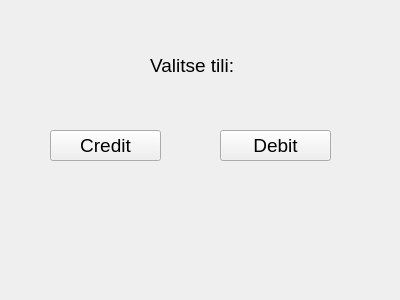
<?xml version="1.0" encoding="UTF-8"?>
<ui version="4.0">
 <class>creditdebit</class>
 <widget class="QWidget" name="creditdebit">
  <property name="geometry">
   <rect>
    <x>0</x>
    <y>0</y>
    <width>400</width>
    <height>300</height>
   </rect>
  </property>
  <property name="windowTitle">
   <string>Form</string>
  </property>
  <widget class="QLabel" name="label">
   <property name="geometry">
    <rect>
     <x>150</x>
     <y>50</y>
     <width>101</width>
     <height>31</height>
    </rect>
   </property>
   <property name="font">
    <font>
     <pointsize>14</pointsize>
    </font>
   </property>
   <property name="text">
    <string>Valitse tili:</string>
   </property>
  </widget>
  <widget class="QPushButton" name="btnCredit">
   <property name="geometry">
    <rect>
     <x>50</x>
     <y>130</y>
     <width>111</width>
     <height>31</height>
    </rect>
   </property>
   <property name="font">
    <font>
     <pointsize>14</pointsize>
    </font>
   </property>
   <property name="text">
    <string>Credit</string>
   </property>
  </widget>
  <widget class="QPushButton" name="btnDebit">
   <property name="geometry">
    <rect>
     <x>220</x>
     <y>130</y>
     <width>111</width>
     <height>31</height>
    </rect>
   </property>
   <property name="font">
    <font>
     <pointsize>14</pointsize>
    </font>
   </property>
   <property name="text">
    <string>Debit</string>
   </property>
  </widget>
 </widget>
 <resources/>
 <connections/>
</ui>
